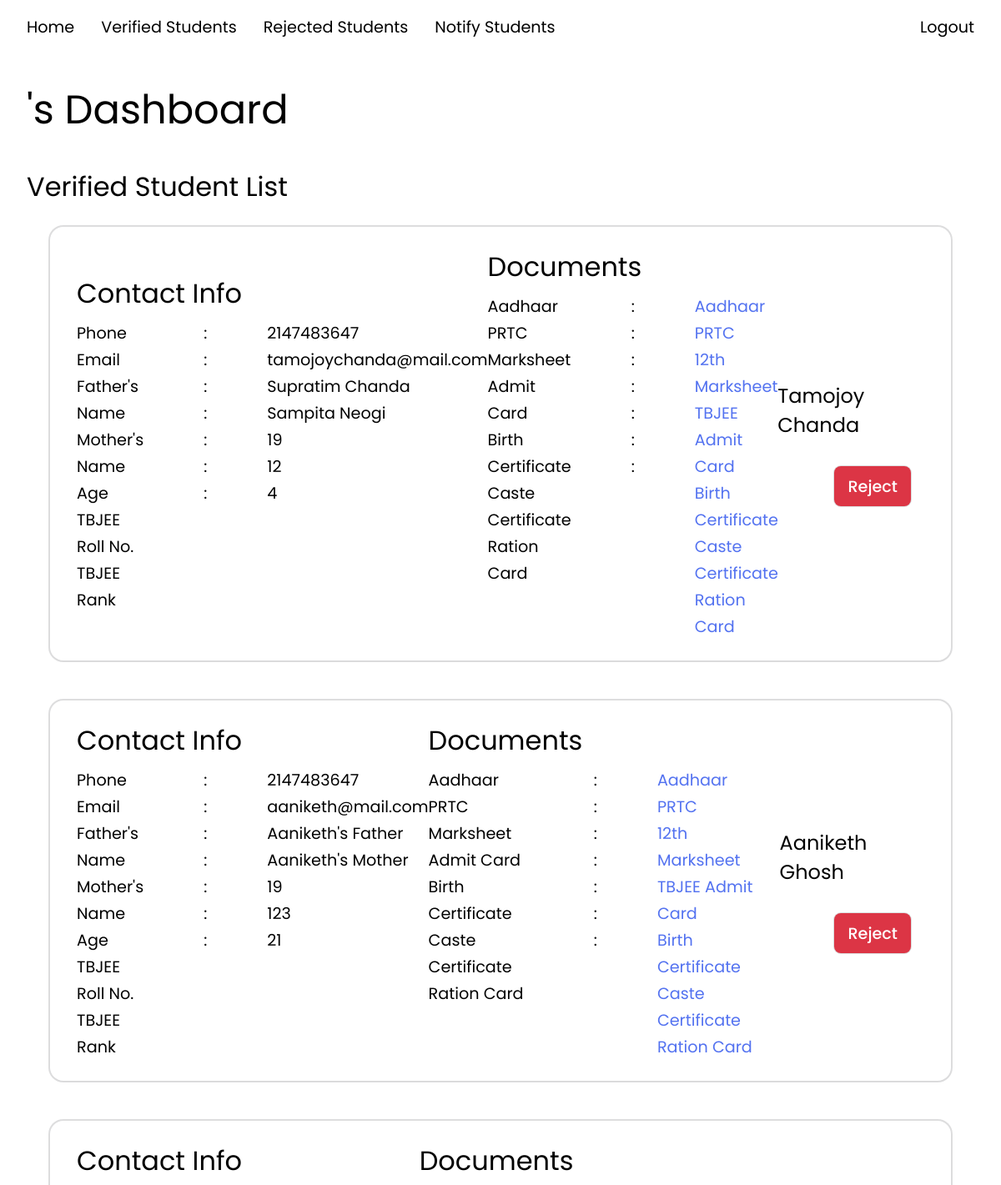
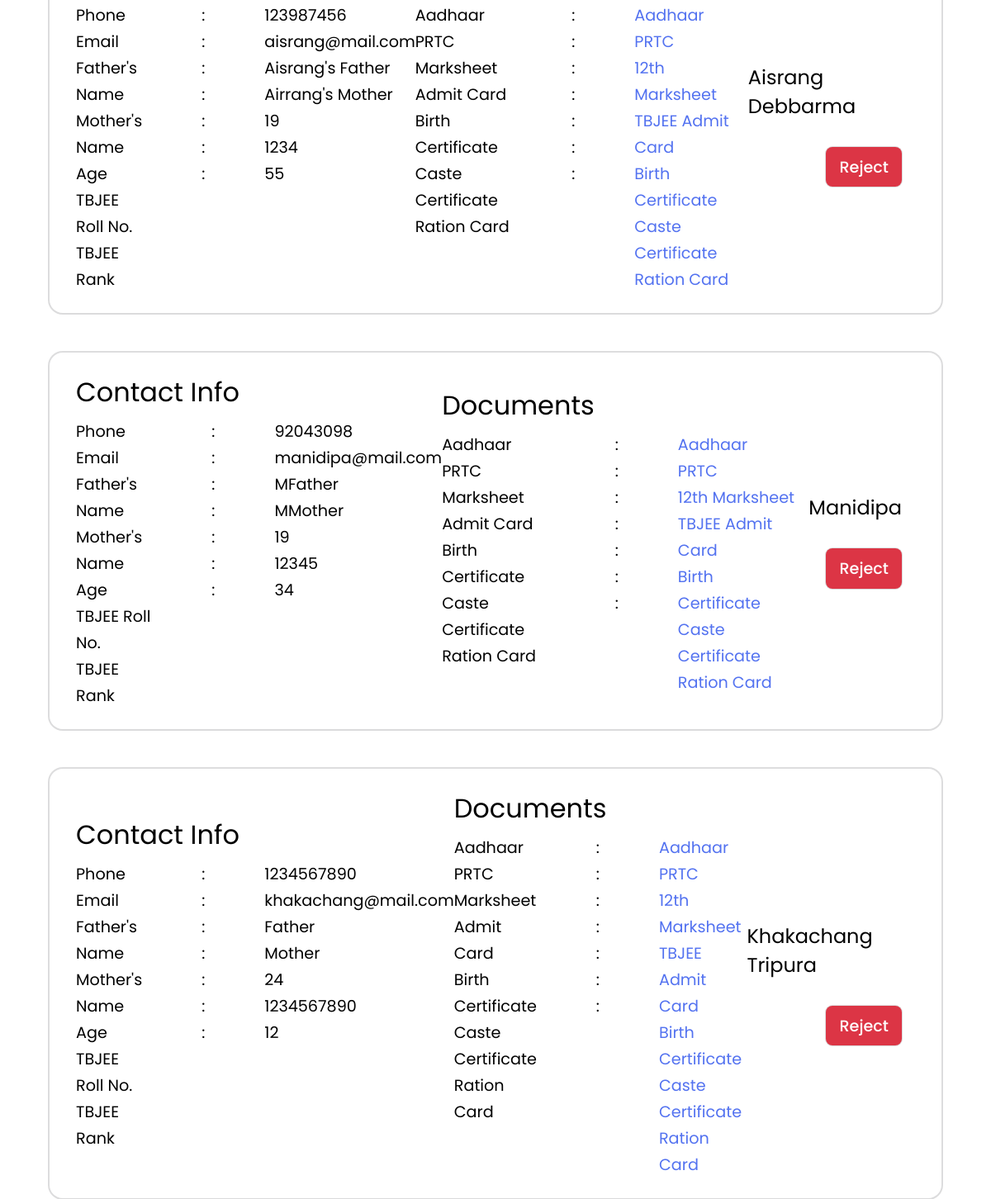
The app's page /php/panel_v.php with its own data (2 pictures, top to bottom).
### tables this page shows
CREATE TABLE `students` (
  `user_id` int(10) NOT NULL,
  `student_name` varchar(255) NOT NULL,
  `father_name` varchar(255) DEFAULT NULL,
  `mother_name` varchar(255) DEFAULT NULL,
  `phone` varchar(255) DEFAULT NULL,
  `roll_number` int(20) NOT NULL,
  `rank` int(10) NOT NULL,
  `DOB` date NOT NULL,
  `aadhaar` varchar(255) NOT NULL,
  `PRTC` varchar(255) NOT NULL,
  `marksheet` varchar(255) NOT NULL,
  `admit_card` varchar(255) NOT NULL,
  `birth_certificate` varchar(255) NOT NULL,
  `ration_card` varchar(255) NOT NULL,
  `caste_certificate` varchar(255) DEFAULT NULL,
  `status_id` int(10) NOT NULL DEFAULT 1,
  `reg_date` date NOT NULL DEFAULT current_timestamp()
);

CREATE TABLE `user` (
  `user_id` int(10) NOT NULL,
  `user_type_id` int(10) NOT NULL DEFAULT 1,
  `email` varchar(255) NOT NULL,
  `password` varchar(255) NOT NULL,
  `security_question` varchar(255) DEFAULT NULL,
  `security_answer` varchar(255) DEFAULT NULL
);

### php/panel_v.php (the view, shortened to what this page needs)
<?php
include 'database.php';
$teacherQuery = "SELECT teacher_name FROM teachers WHERE user_id = '{$_SESSION['user_id']}'";
$teacherResult = mysqli_query($conn, $teacherQuery);
$teacherRow = mysqli_fetch_assoc($teacherResult);
$teacherName = $teacherRow['teacher_name'];
$str = "select u.user_id, u.email, s.student_name, s.father_name, s.mother_name, s.phone, s.roll_number, s.rank, TIMESTAMPDIFF(YEAR, s.DOB, CURDATE()) AS age, s.DOB, s.aadhaar, s.PRTC, s.marksheet, s.admit_card, s.birth_certificate, s.caste_certificate from students s join user u using(user_id) where s.status_id=2;";
$result = mysqli_query($conn, $str);
?>
<!DOCTYPE html>
<html lang="en">
<head>
  <link rel="stylesheet" href="../css/panel.css">
  <link rel="stylesheet" href="https://cdnjs.cloudflare.com/ajax/libs/font-awesome/6.5.1/css/all.min.css">
</head>
<body>
  <p class="header"><?php echo $teacherName ?>'s Dashboard</p>
  <p class="list-header">Verified Student List</p>
  <div class="container">
    <?php while ($row = mysqli_fetch_array($result)) { ?>
      <div class="student">
        <div class="student-card">
          <div class="sub-card">
            <div class="contact">
              <p class="sub-header">Contact Info</p>
              <div class="info">
                <div class="info-header">
                  <p class="phone">Phone</p>
                  <p class="email">Email</p>
                  <p class="father">Father's Name</p>
                  <p class="mother">Mother's Name</p>
                  <p class="age">Age</p>
                  <p class="rank">TBJEE Roll No.</p>
                  <p class="rank">TBJEE Rank</p>
                </div>
                <div class="info-colon">
                  <p class="phone">:</p>
                  <p class="email">:</p>
                  <p class="father">:</p>
                  <p class="mother">:</p>
                  <p class="age">:</p>
                  <p class="roll">:</p>
                  <p class="rank">:</p>
                </div>
                <div class="info-data">
                  <p class="phone"><?php echo $row['phone'] ?></p>
                  <p class="email"><?php echo $row['email'] ?></p>
                  <p class="father"><?php echo $row['father_name'] ?></p>
                  <p class="mother"><?php echo $row['mother_name'] ?></p>
                  <p class="age"><?php echo $row['age'] ?></p>
                  <p class="roll"><?php echo $row['roll_number'] ?></p>
                  <p class="rank"><?php echo $row['rank'] ?></p>
                </div>
              </div>
            </div>
            <div class="docs">
              <p class="sub-header">Documents</p>
              <div class="info">
                <div class="info-header">
                  <p class="aadhaar">Aadhaar</p>
                  <p class="prtc">PRTC</p>
                  <p class="marksheet">Marksheet</p>
                  <p class="admit">Admit Card</p>
                  <p class="birth-certificate">Birth Certificate</p>
                  <p class="caste-certificate">Caste Certificate</p>
                  <p class="ration-card">Ration Card</p>
                </div>
                <div class="info-colon">
                  <p class="aadhaar">:</p>
                  <p class="prtc">:</p>
                  <p class="marksheet">:</p>
                  <p class="admit">:</p>
                  <p class="birth-certificate">:</p>
                  <p class="caste-certificate">:</p>
                  <p class="ration-card">:</p>
                </div>
                <div class="info-data">
                  <p class="aadhaar"><a href="<?php echo $row['aadhaar'] ?>" target="_blank" rel='noopener noreferrer'>Aadhaar</a></p>
                  <p class="prtc"><a href="<?php echo $row['PRTC'] ?>" target="_blank" rel='noopener noreferrer'>PRTC</a></p>
                  <p class="marksheet"><a href="<?php echo $row['marksheet'] ?>" target="_blank" rel='noopener noreferrer'>12th Marksheet</a></p>
                  <p class="admit"><a href="<?php echo $row['admit_card'] ?>" target="_blank" rel='noopener noreferrer'>TBJEE Admit Card</a></p>
                  <p class="birth-certificate"><a href="<?php echo $row['birth_certificate'] ?>" target="_blank" rel='noopener noreferrer'>Birth Certificate</a></p>
                  <p class="caste-certificate"><a href="<?php echo $row['caste_certificate'] ?>" target="_blank" rel='noopener noreferrer'>Caste Certificate</a></p>
                  <p class="ration-card"><a href="<?php echo $row['ration_card'] ?>" target="_blank" rel='noopener noreferrer'>Ration Card</a></p>
                </div>
              </div>
            </div>
          </div>
          <div class="btn-wrapper">
            <p class="student-name"><?php echo $row['student_name'] ?></p>
            <div class="btn">
              <button class="reject" onclick="reject(<?php echo $row['user_id'] ?>)">Reject</button>
            </div>
          </div>
        </div>
      </div>
    <?php } ?>
  </div>
</body>
</html>

### css/panel.css (style rules this page uses)
* { margin: 0; padding: 0; box-sizing: border-box; font-family: 'Poppins', sans-serif; }
body { min-height: 100vh; background-color: #ffffff; overflow-x: hidden; }
.header { padding: 2rem; text-align: left; font-size: 3rem; }
.list-header { font-size: 2rem; margin-left: 2rem; }
.sub-header { font-size: 2rem; text-align: left; }
.student { display: flex; align-items: center; justify-content: center; }
.student-card { display: flex; align-items: center; justify-content: space-between; box-shadow: rgba(0, 0, 0, 0.02) 0px 1px 3px 0px, rgba(27, 31, 35, 0.15) 0px 0px 0px 2px; padding: 1.5rem 2rem 1.5rem 2rem; margin: 1.5rem; border-radius: 1rem; max-width: 90vw; min-width: 90vw; }
.sub-card { display: flex; align-items: center; justify-content: space-between; min-width: 65vw; }
.info { display: flex; align-items: flex-start; justify-content: space-between; gap: 4.5rem; margin-top: .5rem; line-height: 2rem; }
.info p { font-size: 1.2rem; }
.info-data a { text-decoration: none; color: #5372f0; }
.btn-wrapper { display: flex; flex-direction: column; align-items: flex-end; justify-content: center; }
.student-name { font-size: 1.5rem; margin: 1rem; }
.btn button { padding: .6rem 1rem .6rem 1rem; margin: 1rem; border: none; box-shadow: rgba(0, 0, 0, 0.02) 0px 1px 3px 0px, rgba(27, 31, 35, 0.15) 0px 0px 0px 1px; border-radius: .5rem; cursor: pointer; font-size: 1.2rem; font-weight: 500; }
.reject { background-color: #dc3545; color: #fff; }

### css/nav.css (style rules this page uses)
* { margin: 0; padding: 0; box-sizing: border-box; font-family: "Poppins", sans-serif; }
.navbar { top: 0; position: sticky; min-width: 100vw; height: 8vh; display: flex; align-items: center; justify-content: space-between; padding: 0 2rem 0 2rem; backdrop-filter: blur(2rem); z-index: 10; }
.navbar a { text-decoration: none; color: #000; font-weight: 400; font-size: 1.2rem; cursor: pointer; }
.nav-left { display: flex; gap: 2rem; }

### records on screen
students: phone "2147483647", user.email "tamojoychanda@mail.com", father_name "Supratim Chanda", mother_name "Sampita Neogi", age "19", roll_number "12", rank "4", student_name "Tamojoy Chanda"
students: phone "2147483647", user.email "aaniketh@mail.com", father_name "Aaniketh's Father", mother_name "Aaniketh's Mother", age "19", roll_number "123", rank "21", student_name "Aaniketh Ghosh"
students: phone "123987456", user.email "aisrang@mail.com", father_name "Aisrang's Father", mother_name "Airrang's Mother", age "19", roll_number "1234", rank "55", student_name "Aisrang Debbarma"
students: phone "92043098", user.email "manidipa@mail.com", father_name "MFather", mother_name "MMother", age "19", roll_number "12345", rank "34", student_name "Manidipa"
students: phone "1234567890", user.email "khakachang@mail.com", father_name "Father", mother_name "Mother", age "24", roll_number "1234567890", rank "12", student_name "Khakachang Tripura"
